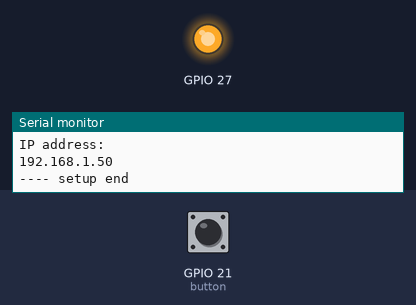
Recording of a sketch running on a simulated ESP32. Parts: output pins drawn as LEDs (lit = HIGH), the last lines printed to the serial monitor. Inputs (shaded band) come from the test bench; at power-on: GPIO 21 (button) HIGH. WiFi joins after 1.5 s; servers stay silent unless stated; not simulated (calls return 0 or success): secret.h.

Above: at 2.8 s.
2.9 s: GPIO 21 (button) pulled LOW for 0.15 s
At 3.5 s:
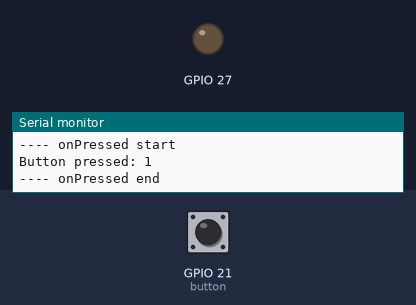
6.0 s: GPIO 21 (button) pulled LOW for 1 s
9.5 s: GPIO 21 (button) pulled LOW for 3.2 s
Timing chart, 0 to 26.2 s (numbered marks = the images above; inputs shaded):
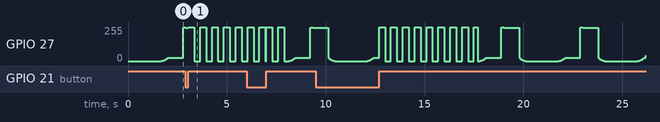

The sketch:

kageknap-server.ino
```cpp
#include <WiFi.h>
#include <WiFiMulti.h>

// https://github.com/evert-arias/EasyButton
#include <EasyButton.h>
// https://github.com/jandelgado/jled
#include <jled.h>
// https://github.com/contrem/arduino-timer
#include <timer.h>
// https://github.com/adafruit/Adafruit_MQTT_Library
#include "Adafruit_MQTT.h"
#include "Adafruit_MQTT_Client.h"

// https://github.com/contrem/arduino-timer
#include <timer.h>

#include "secret.h"

WiFiMulti wifiMulti;
auto led = JLed(27).Breathe(2500).DelayAfter(1500).Forever();
auto timer1 = timer_create_default();
EasyButton button(21);
int buttonPressed = 0;

bool changeLed(void *argument)
{
  Serial.println("---- changeLed start");
  led = JLed(27).Breathe(2500).DelayAfter(1500).Forever();
  led.Reset();
  led.Update();
  Serial.println("---- changeLed end");
  return true;
}

void setup()
{

  Serial.begin(115200);
  delay(100);

  Serial.println("---- setup start");

  pinMode(27, OUTPUT);
  pinMode(21, INPUT);

  Serial.println("Wifi connect");
  WiFi.mode(WIFI_STA);
  WiFi.disconnect();
  wifiMulti.addAP(const_ssid1, const_password1);
  wifiMulti.addAP(const_ssid2, const_password2);
  while (wifiMulti.run() != WL_CONNECTED)
  {
    Serial.print('.');
    delay(500);
  }

  Serial.println("WiFi connected");
  Serial.println("SSIP: ");
  Serial.println(WiFi.SSID());
  Serial.println("IP address: ");
  Serial.println(WiFi.localIP());

  button.onPressed(onPressed);

  Serial.println("---- setup end");
}

void onPressed()
{
  Serial.println("---- onPressed start");
  buttonPressed++;
  Serial.print("Button pressed: ");
  Serial.print(buttonPressed);
  Serial.println("");
  led = JLed(27).Blink(300, 300).Forever();
  led.Reset();
  led.Update();
  timer1.in(5000, changeLed);
  Serial.println("---- onPressed end");
}

void loop()
{
  timer1.tick();
  led.Update();
  button.read();
  yield();
}
```
